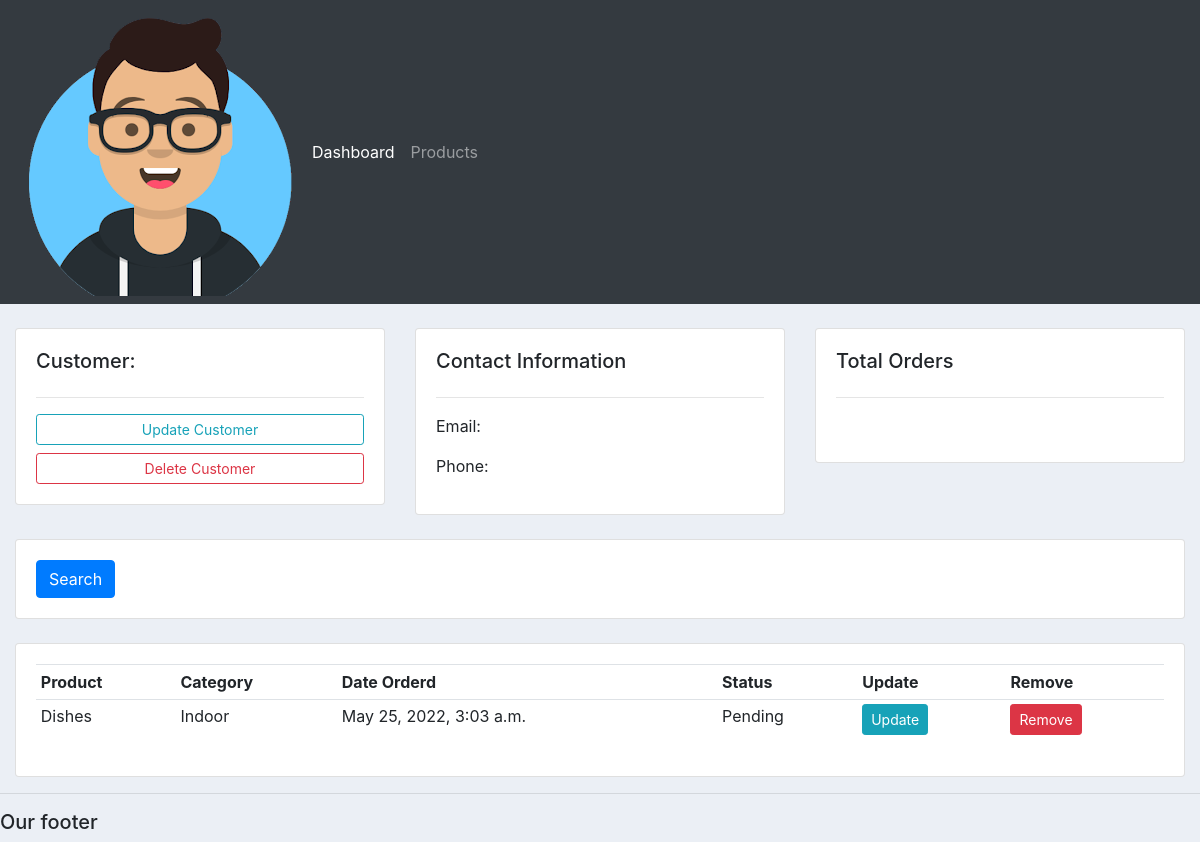
The app's page /customer/2, older data.
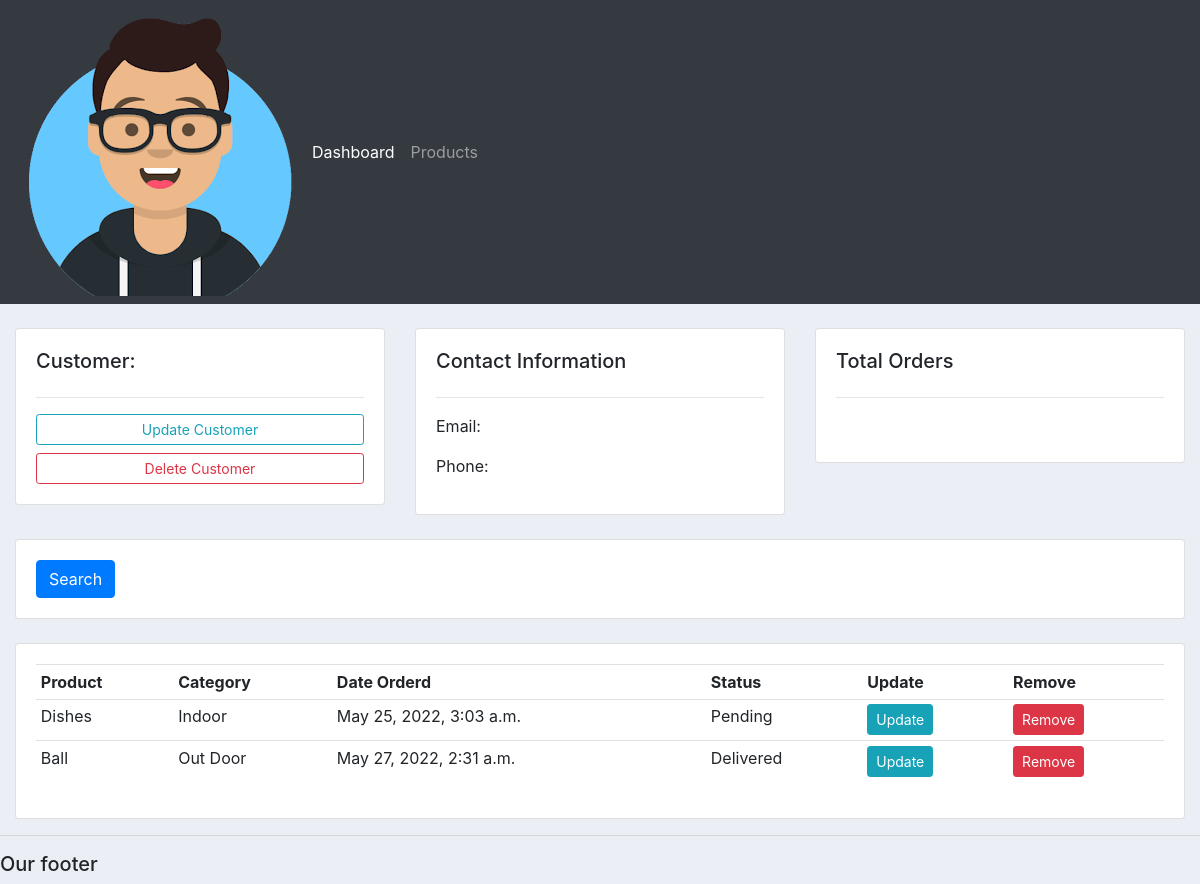
The same page, newer data.
### accounts/models.py (models this page shows)
class Order(models.Model):
	STATUS = (
			('Pending', 'Pending'),
			('Out for delivery', 'Out for delivery'),
			('Delivered', 'Delivered'),
			)
	customer = models.ForeignKey(Customer, null=True, on_delete= models.SET_NULL)
	product = models.ForeignKey(Product, null=True, on_delete= models.SET_NULL)
	date_created = models.DateTimeField(auto_now_add=True, null=True)
	status = models.CharField(max_length=200, null=True, choices=STATUS)

class Product(models.Model):
	CATEGORY = (
			('Indoor', 'Indoor'),
			('Out Door', 'Out Door'),
			)
	name = models.CharField(max_length=200, null=True)
	price = models.FloatField(null=True)
	category = models.CharField(max_length=200, null=True, choices=CATEGORY)
	description = models.CharField(max_length=200, null=True, blank=True)
	date_created = models.DateTimeField(auto_now_add=True, null=True)
	tags = models.ManyToManyField(Tag)
	def __str__(self):
		return self.name

### accounts/views.py (the view)
# urls.py: path('customer/<str:pk>', views.customer),
def customer(request, pk):
	customer = Customer.objects.get(id=pk)
	orders = customer.order_set.all()
	order_count = orders.count()
	context = {'customer':customer, 'orders':orders, 'order_count':order_count}
	return render(request, 'accounts/customer.html',context)

### accounts/templates/accounts/customer.html
{%  extends 'accounts/main.html' %}
{% block content %}
	<br>
<div class="row">
	<div class="col-md">
		<div class="card card-body">
			<h5>Customer:</h5>
			<hr>
			<a class="btn btn-outline-info  btn-sm btn-block" href="">Update Customer</a>
			<a class="btn btn-outline-danger  btn-sm btn-block" href="">Delete Customer</a>
		</div>
	</div>
	<div class="col-md">
		<div class="card card-body">
			<h5>Contact Information</h5>
			<hr>
			<p>Email: </p>
			<p>Phone: </p>
		</div>
	</div>
	<div class="col-md">
		<div class="card card-body">
			<h5>Total Orders</h5>
			<hr>
			<h1 style="text-align: center;padding: 10px"></h1>
		</div>
	</div>
</div>
<br>
<div class="row">
	<div class="col">
		<div class="card card-body">
			<form method="get">
		    <button class="btn btn-primary" type="submit">Search</button>
		  </form>
		</div>
	</div>
</div>
<br>
<div class="row">
	<div class="col-md">
		<div class="card card-body">
			<table class="table table-sm">
				<tr>
					<th>Product</th>
					<th>Category</th>
					<th>Date Orderd</th>
					<th>Status</th>
					<th>Update</th>
					<th>Remove</th>
				</tr>
				{% for order in orders %}
				<tr>
					<td>{{order.product}}</td>
					<td>{{order.product.category}}</td>
					<td>{{order.date_created}}</td>
					<td>{{order.status}}</td>
					<td><a class="btn btn-sm btn-info" href="">Update</a></td>
					<td><a class="btn btn-sm btn-danger" href="">Remove</a></td>
				</tr>
				{% endfor %}
			</table>
		</div>
	</div>
</div>
{% endblock %}

Row changes from the older to the newer data that the page shows:
added Order: product "Ball", product.category "Out Door", date_created "May 27, 2022, 2:31 a.m.", status "Delivered"
